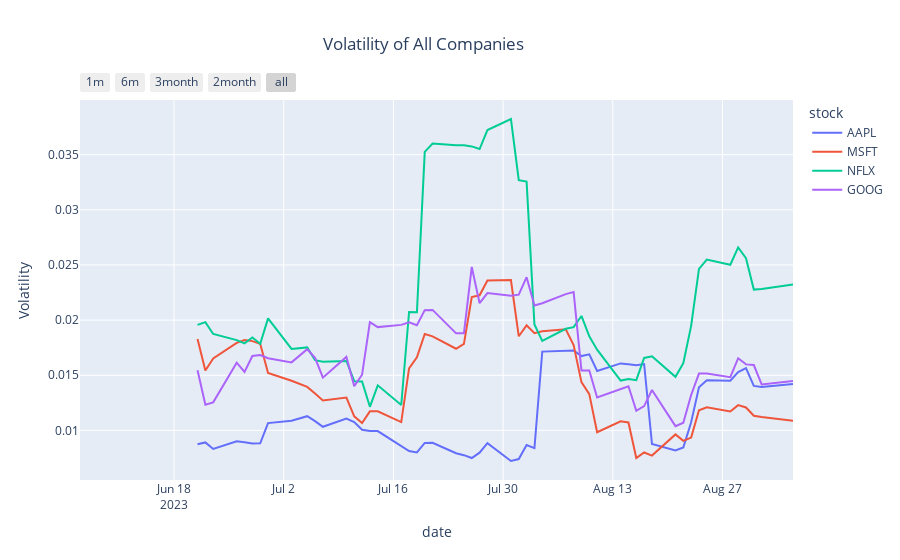

Notebook source saved alongside this figure:
### Markdown cell above
# Let us now analyze the volatility of all companies. Volatility is a measure of how much and how often the stock price or market fluctuates over a given period of time.
# Here’s how to visualize the volatility of all companies:

### Code cell
df['Volatility'] = df.groupby('stock')['Close'].pct_change().rolling(window=10).std().reset_index(0, drop=True)
fig = px.line(df, x='date', y='Volatility', 
              color='stock', 
              title='Volatility of All Companies')
fig.update_layout(title_x=0.47,height=500)
fig.update_xaxes(
    rangeselector=dict(
        buttons=list([
            dict(count=1, label="1m", step="month", stepmode="backward"),
            dict(count=6, label="6m", step="month", stepmode="backward"),
            dict(count=3, label="3month", step="month", stepmode="backward"),
            dict(count=1, label="2month", step="month", stepmode="backward"),
            dict(step="all")
        ])
    )
)
fig.show()
